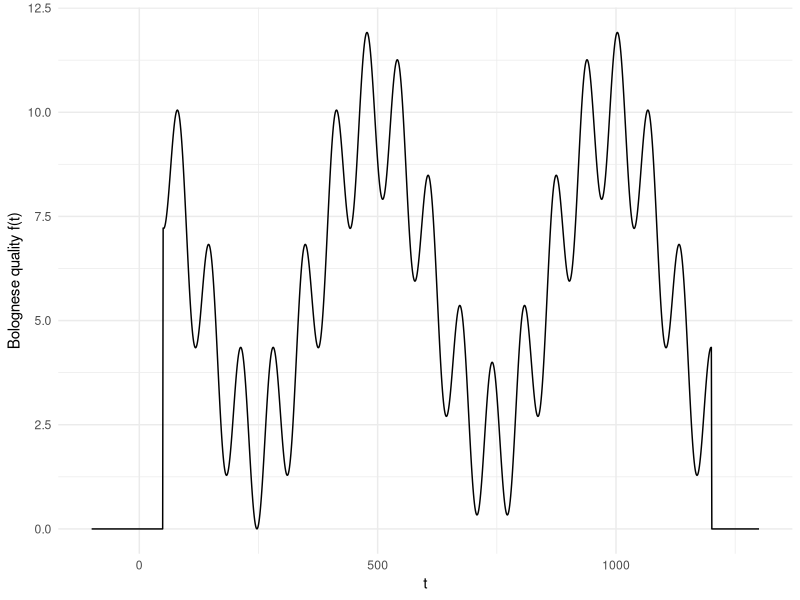

Recreate this plot in R. (Note: this script raises an error after producing the figure.)
library(ggplot2)
library(scales)
library(nloptr)
f<-function(x) {
  y<-2*sin(0.3*x/pi)+4*cos(0.04*x/pi)+6
  y[x<50] <- 0
  y[x>1200] <- 0
  y
}
fp<-function(x, h=1) (f(x+h)-f(x-h))/(2*h)

x <- -100:1300; qplot(x, f(x), geom="line") + ylab("Bolognese quality f(t)") + xlab("t") + theme_minimal()

a<-numeric(100)
retdf<-data.frame(Optim=a, GN_ISRES=a, LN_COBYLA=a, LN_BOBYQA=a, LD_LBFGS=a,
                  LD_AUGLAG_EQ=a, LN_NELDERMEAD=a, NLOPT_LD_AUGLAG=a)
for(i in 1:length(a)){
  # Optim
  aret<-optim(c(sample(-100:1300, 1)), f, method = "SANN", control = list(fnscale=-1, parscale=500), lower = -100, upper=1300)

  # NLOPT_GN_ISRES
  opts <- list("algorithm"="NLOPT_GN_ISRES", "xtol_rel"=1e-8)
  bret<-nloptr(x0 = as.numeric(sample(-100:1300, 1)), eval_f = function(x) -f(x), opts = opts, lb = -100, ub = 1300)

  # NLOPT_LN_COBYLA
  opts <- list("algorithm"="NLOPT_LN_COBYLA", "xtol_rel"=1e-8)
  cret<-nloptr(x0 = as.numeric(sample(-100:1300, 1)), eval_f = function(x) -f(x), opts = opts, lb = -100, ub = 1300)

  # NLOPT_LN_BOBYQA
  opts <- list("algorithm"="NLOPT_LN_BOBYQA", "xtol_rel"=1e-8)
  dret<-nloptr(x0 = as.numeric(sample(-100:1300, 1)), eval_f = function(x) -f(x), opts = opts, lb = -100, ub = 1300)

  # NLOPT_LD_LBFGS
  opts <- list("algorithm"="NLOPT_LD_LBFGS", "xtol_rel"=1e-8)
  eret<-nloptr(x0 = as.numeric(sample(-100:1300, 1)), eval_f = function(x) -f(x),
               eval_grad_f = function(x) (-f(x+1)+f(x-1))/(2*1), opts = opts, lb = -100, ub = 1300)

  # NLOPT_LD_AUGLAG_EQ
  local_opts <- list( "algorithm" = "NLOPT_LD_MMA", "xtol_rel"  = 1.0e-7 )
  opts <- list("algorithm"="NLOPT_LD_AUGLAG_EQ", "xtol_rel"=1e-8, "local_opts" = local_opts)
  fret<-nloptr(x0 = as.numeric(sample(-100:1300, 1)), eval_f = function(x) -f(x),
               eval_grad_f = function(x) (-f(x+1)+f(x-1))/(2*1), opts = opts, lb = -100, ub = 1300)

  # NLOPT_LN_NELDERMEAD
  opts <- list("algorithm"="NLOPT_LN_NELDERMEAD", "xtol_rel"=1e-8)
  gret<-nloptr(x0 = as.numeric(sample(-100:1300, 1)), eval_f = function(x) -f(x), opts = opts, lb = -100, ub = 1300)

  # NLOPT_LD_AUGLAG
  local_opts <- list( "algorithm" = "NLOPT_LD_MMA", "xtol_rel"  = 1.0e-7 )
  opts <- list("algorithm"="NLOPT_LD_AUGLAG", "xtol_rel"=1e-8, "local_opts" = local_opts)
  hret<-nloptr(x0 = as.numeric(sample(-100:1300, 1)), eval_f = function(x) -f(x),
               eval_grad_f = function(x) (-f(x+1)+f(x-1))/(2*1), opts = opts, lb = -100, ub = 1300)

  retdf[i, 1]<-aret$value
  retdf[i, 2]<-bret$objective*-1
  retdf[i, 3]<-cret$objective*-1
  retdf[i, 4]<-dret$objective*-1
  retdf[i, 5]<-eret$objective*-1
  retdf[i, 6]<-fret$objective*-1
  retdf[i, 7]<-gret$objective*-1
  retdf[i, 8]<-hret$objective*-1
}

gather(retdf) %>% ggplot(aes(y=value, x=key, fill=key)) + geom_boxplot() + theme_minimal() + theme(axis.text.x = element_text(angle = 90, hjust = 1))

gather(retdf) %>% ggplot(aes(x=value, fill=key)) + geom_histogram() + theme_minimal()
